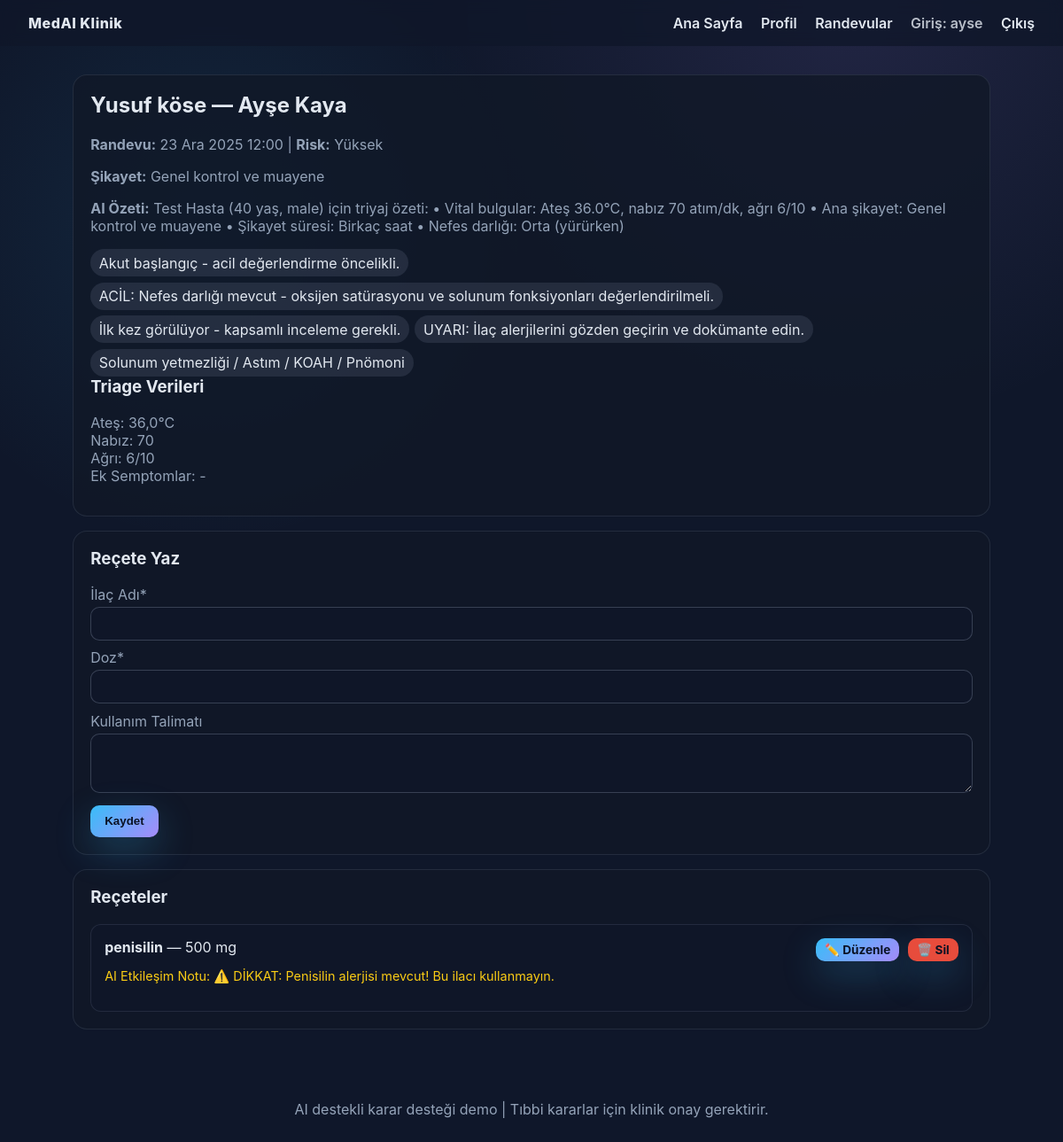
Screenshot of /appointments/8/ (signed in) with the database file from the repository.
### clinic/models.py (models this page shows, shortened)
class Appointment(models.Model):
    STATUS_CHOICES = [
        ("scheduled", "Planlandı"),
        ("in_progress", "Muayene"),
        ("completed", "Tamamlandı"),
    ]
    patient = models.ForeignKey(Patient, on_delete=models.CASCADE, related_name="appointments")
    doctor = models.ForeignKey(Doctor, on_delete=models.CASCADE, related_name="appointments")
    scheduled_for = models.DateTimeField()
    status = models.CharField(max_length=32, choices=STATUS_CHOICES, default="scheduled")
    triage_data = models.JSONField(default=dict)
    ai_summary = models.TextField(blank=True)
    ai_suggestions = models.JSONField(default=list)
    risk_level = models.CharField(max_length=32, default="Düşük")
    created_at = models.DateTimeField(auto_now_add=True)

class Patient(models.Model):
    GENDER_CHOICES = [
        ("female", "Kadın"),
        ("male", "Erkek"),
        ("other", "Diğer"),
    ]
    user = models.OneToOneField(User, on_delete=models.SET_NULL, null=True, blank=True, related_name="patient_profile")
    full_name = models.CharField(max_length=255)
    age = models.PositiveIntegerField()
    gender = models.CharField(max_length=16, choices=GENDER_CHOICES)
    weight_kg = models.DecimalField(max_digits=5, decimal_places=2)
    height_cm = models.DecimalField(max_digits=5, decimal_places=2)
    primary_complaint = models.TextField()
    allergies = models.TextField(blank=True)
    created_at = models.DateTimeField(auto_now_add=True)

class Doctor(models.Model):
    user = models.OneToOneField(User, on_delete=models.CASCADE, related_name="doctor_profile", null=True, blank=True)
    full_name = models.CharField(max_length=255)
    specialty = models.CharField(max_length=255)
    email = models.EmailField(blank=True)
    work_start_time = models.TimeField(default="09:00", help_text="Çalışma başlangıç saati")
    work_end_time = models.TimeField(default="17:00", help_text="Çalışma bitiş saati")
    slot_duration_minutes = models.IntegerField(default=30, help_text="Randevu süresi (dakika)")
    working_days = models.JSONField(default=dict, blank=True, help_text="Çalışılan günler")

class Prescription(models.Model):
    appointment = models.ForeignKey(Appointment, on_delete=models.CASCADE, related_name="prescriptions")
    doctor = models.ForeignKey(Doctor, on_delete=models.CASCADE, related_name="prescriptions")
    medication_name = models.CharField(max_length=255)
    dosage = models.CharField(max_length=255)
    instructions = models.TextField(blank=True)
    ai_interaction_alerts = models.TextField(blank=True)
    created_at = models.DateTimeField(auto_now_add=True)

### clinic/views.py (the view)
# urls.py: path("appointments/<int:pk>/", views.appointment_detail, name="appointment_detail"),
@login_required
def appointment_detail(request, pk: int):
    appointment = get_object_or_404(
        Appointment.objects.select_related("patient", "doctor"), pk=pk
    )
    if appointment.doctor.user and request.user != appointment.doctor.user and not request.user.is_staff:
        messages.error(request, "Bu randevuyu görüntüleme yetkiniz yok.")
        return redirect("doctor_list")
    prescriptions = appointment.prescriptions.all()
    if request.method == "POST":
        form = PrescriptionForm(request.POST, doctor=appointment.doctor)
        if form.is_valid():
            prescription = form.save(commit=False)
            prescription.doctor = appointment.doctor
            prescription.appointment = appointment
            language = request.session.get('language', 'tr')
            alert = check_drug_interactions(
                appointment.patient,
                prescription.medication_name,
                [p.medication_name for p in prescriptions],
                language,
            )
            prescription.ai_interaction_alerts = alert
            prescription.save()
            messages.success(request, "Reçete kaydedildi ve AI etkileşim notu eklendi.")
            return redirect("appointment_detail", pk=appointment.pk)
        messages.error(request, "Reçetede hatalar var, lütfen kontrol edin.")
    else:
        form = PrescriptionForm(doctor=appointment.doctor)
    return render(
        request,
        "appointment_detail.html",
        {
            "appointment": appointment,
            "prescriptions": prescriptions,
            "form": form,
        },
    )

### clinic/forms.py
class PrescriptionForm(forms.ModelForm):
    class Meta:
        model = Prescription
        fields = ["medication_name", "dosage", "instructions"]
        widgets = {
            "instructions": forms.Textarea(attrs={"rows": 3}),
        }
    def __init__(self, *args, **kwargs):
        doctor = kwargs.pop("doctor", None)
        super().__init__(*args, **kwargs)
        if doctor:
            self.fields["medication_name"].label = f"İlaç (Dr. {doctor.full_name})"

### clinic/context_processors.py (called while the page is built)
def language_processor(request):
    return {
        'language': request.session.get('language', 'tr')
    }

### templates/appointment_detail.html (shortened to what this page needs)
{% extends "base.html" %}
{% block content %}
<div class="card">
    <h2>{{ appointment.patient.full_name }} — {{ appointment.doctor.full_name }}</h2>
    <p><strong>Randevu:</strong> {{ appointment.scheduled_for|date:"d M Y H:i" }} | <strong>Risk:</strong> {{ appointment.risk_level }}</p>
    <p><strong>Şikayet:</strong> {{ appointment.patient.primary_complaint }}</p>
    <p><strong>AI Özeti:</strong> {{ appointment.ai_summary }}</p>
    <div class="chips">
        {% for suggestion in appointment.ai_suggestions %}
            <span class="chip">{{ suggestion }}</span>
        {% empty %}
            <span class="chip">Öneri yok</span>
        {% endfor %}
    </div>
    <h3>Triage Verileri</h3>
    <ul class="triage">
        <li>Ateş: {{ appointment.triage_data.temperature }}°C</li>
        <li>Nabız: {{ appointment.triage_data.heart_rate }}</li>
        <li>Ağrı: {{ appointment.triage_data.pain_level }}/10</li>
        <li>Ek Semptomlar: {{ appointment.triage_data.symptoms_detail|default:"-" }}</li>
    </ul>
</div>
<div class="card">
    <h3>Reçete Yaz</h3>
    <form method="post">
        <label>
            {% if language == 'en' %}Medication Name{% else %}İlaç Adı{% endif %}*
            {{ form.medication_name }}
        </label>
        <label>
            {% if language == 'en' %}Dosage{% else %}Doz{% endif %}*
            {{ form.dosage }}
        </label>
        <label>
            {% if language == 'en' %}Instructions{% else %}Kullanım Talimatı{% endif %}
            {{ form.instructions }}
        </label>
        <button class="btn" type="submit">{% if language == 'en' %}Save{% else %}Kaydet{% endif %}</button>
    </form>
</div>
<div class="card">
    <h3>Reçeteler</h3>
    <div class="list">
        {% for rx in prescriptions %}
            <div class="rx" style="position: relative; padding: 15px;">
                <div style="display: flex; justify-content: space-between; align-items: start;">
                    <div style="flex: 1;">
                        <strong>{{ rx.medication_name }}</strong> — {{ rx.dosage }}<br>
                        <p class="alert">AI Etkileşim Notu: {{ rx.ai_interaction_alerts|default:"-" }}</p>
                    </div>
                    <div style="display: flex; gap: 10px; margin-left: 15px;">
                        <a href="{% url 'edit_prescription' rx.pk %}" class="btn small" style="padding: 5px 10px; font-size: 0.85em;">✏️ Düzenle</a>
                        <a href="{% url 'delete_prescription' rx.pk %}" class="btn small" style="padding: 5px 10px; font-size: 0.85em; background: #e74c3c;">🗑️ Sil</a>
                    </div>
                </div>
            </div>
        {% empty %}
            <p>Reçete eklenmedi.</p>
        {% endfor %}
    </div>
</div>
{% endblock %}

### templates/base.html (shortened to what this page needs)
{% load static %}
<!DOCTYPE html>
<html lang="tr">
<head>
    <link rel="stylesheet" href="{% static 'style.css' %}">
</head>
<body>
<header class="topbar">
    <div class="brand">MedAI {% if language == 'en' %}Clinic{% else %}Klinik{% endif %}</div>
    <nav>
        <a href="{% url 'home' %}">{% if language == 'en' %}Home{% else %}Ana Sayfa{% endif %}</a>
        {% if user.is_authenticated %}
            {% if user.doctor_profile %}
                <a href="{% url 'doctor_profile' %}">{% if language == 'en' %}Profile{% else %}Profil{% endif %}</a>
                <a href="{% url 'doctor_list' %}">{% if language == 'en' %}Appointments{% else %}Randevular{% endif %}</a>
            {% elif user.patient_profile %}
                <a href="{% url 'patient_profile' %}">{% if language == 'en' %}Profile{% else %}Profil{% endif %}</a>
                <a href="{% url 'patient_dashboard' %}">{% if language == 'en' %}Appointments{% else %}Randevular{% endif %}</a>
            {% else %}
                <a href="{% url 'patient_dashboard' %}">{% if language == 'en' %}Patient{% else %}Hasta{% endif %}</a>
                <a href="{% url 'doctor_list' %}">{% if language == 'en' %}Doctor{% else %}Doktor{% endif %}</a>
            {% endif %}
            <span class="user-pill">{% if language == 'en' %}Logged in{% else %}Giriş{% endif %}: {{ user.username }}</span>
            <a href="{% url 'logout' %}">{% if language == 'en' %}Logout{% else %}Çıkış{% endif %}</a>
        {% else %}
            <a href="{% url 'patient_login' %}">{% if language == 'en' %}Patient Login{% else %}Hasta Girişi{% endif %}</a>
            <a href="{% url 'login' %}">{% if language == 'en' %}Doctor Login{% else %}Doktor Girişi{% endif %}</a>
        {% endif %}
    </nav>
</header>
<main class="container">
    {% block content %}{% endblock %}
</main>
<footer class="footer">
    {% if language == 'en' %}
    AI-powered clinical decision support demo | Clinical approval required for medical decisions.
    {% else %}
    AI destekli karar desteği demo | Tıbbi kararlar için klinik onay gerektirir.
    {% endif %}
</footer>
</body>
</html>

### static/style.css (style rules this page uses)
:root { --bg: #0f172a; --card: #111827; --muted: #94a3b8; --primary: #38bdf8; --accent: #a78bfa; --text: #e2e8f0; --danger: #f87171; --warning: #facc15; --success: #34d399; font-family: "Inter", -apple-system, BlinkMacSystemFont, "Segoe UI", sans-serif; }
* { box-sizing: border-box; }
body { margin: 0; background: radial-gradient(circle at 20% 20%, rgba(56,189,248,0.1), transparent 25%), radial-gradient(circle at 80% 0%, rgba(167,139,250,0.12), transparent 30%), var(--bg); color: var(--text); }
.topbar { display: flex; justify-content: space-between; align-items: center; padding: 1rem 2rem; background: rgba(15,23,42,0.8); position: sticky; top: 0; backdrop-filter: blur(8px); }
.brand { font-weight: 800; letter-spacing: 0.5px; }
.topbar a, .topbar span.user-pill { color: var(--text); margin-left: 1rem; text-decoration: none; font-weight: 600; }
.user-pill { opacity: 0.8; }
.container { max-width: 1100px; margin: 0 auto; padding: 2rem; }
.btn { background: linear-gradient(135deg, var(--primary), var(--accent)); color: #0b1224; border: none; padding: 0.65rem 1rem; border-radius: 10px; font-weight: 700; cursor: pointer; text-decoration: none; display: inline-block; box-shadow: 0 15px 40px rgba(56,189,248,0.25); }
.btn.small { padding: 0.45rem 0.8rem; font-size: 0.9rem; }
h1, h2, h3 { margin-top: 0; }
p { color: var(--muted); }
.card, form.card { background: rgba(17,24,39,0.8); padding: 1.2rem; border-radius: 16px; border: 1px solid rgba(148,163,184,0.15); margin-bottom: 1rem; }
.list { display: grid; gap: 0.75rem; }
.rx { background: rgba(15,23,42,0.6); padding: 0.75rem; border-radius: 12px; border: 1px solid rgba(148,163,184,0.15); }
.alert { color: var(--warning); font-size: 0.9rem; }
form label { display: block; margin-bottom: 0.6rem; color: var(--muted); }
form input, form textarea, form select { width: 100%; margin-top: 0.25rem; padding: 0.65rem 0.75rem; border-radius: 10px; border: 1px solid rgba(148,163,184,0.3); background: rgba(15,23,42,0.6); color: var(--text); }
.footer { text-align: center; padding: 2rem; color: var(--muted); }
.chips { display: flex; flex-wrap: wrap; gap: 0.4rem; }
.chip { background: rgba(148,163,184,0.15); padding: 0.35rem 0.6rem; border-radius: 999px; color: var(--text); }
.triage { list-style: none; padding: 0; color: var(--muted); }

### rows the page displays
Appointment: patient.full_name "Yusuf köse", doctor.full_name "Ayşe Kaya", scheduled_for "23 Ara 2025 12:00", risk_level "Yüksek", patient.primary_complaint "Genel kontrol ve muayene", ai_summary "Test Hasta (40 yaş, male) için triyaj özeti: • Vital bulgular: Ateş 36.0°C, nabız 70 atım/dk, ağrı 6/10 • Ana şikayet: Genel kontrol ve muayene • Şikayet süresi: Birkaç saat • Nefes darlığı: Orta (yürürken)", triage_data.temperature "36,0", triage_data.heart_rate "70", triage_data.pain_level "6", triage_data.symptoms_detail "-"
Prescription: medication_name "penisilin", dosage "500 mg", ai_interaction_alerts "⚠️ DİKKAT: Penisilin alerjisi mevcut! Bu ilacı kullanmayın."

### other values shown
{{ user.username }} "ayse"
{{ suggestion }} "Akut başlangıç - acil değerlendirme öncelikli." "ACİL: Nefes darlığı mevcut - oksijen satürasyonu ve solunum fonksiyonları değerlendirilmeli." "İlk kez görülüyor - kapsamlı inceleme gerekli." "UYARI: İlaç alerjilerini gözden geçirin ve dokümante edin." "Solunum yetmezliği / Astım / KOAH / Pnömoni"
